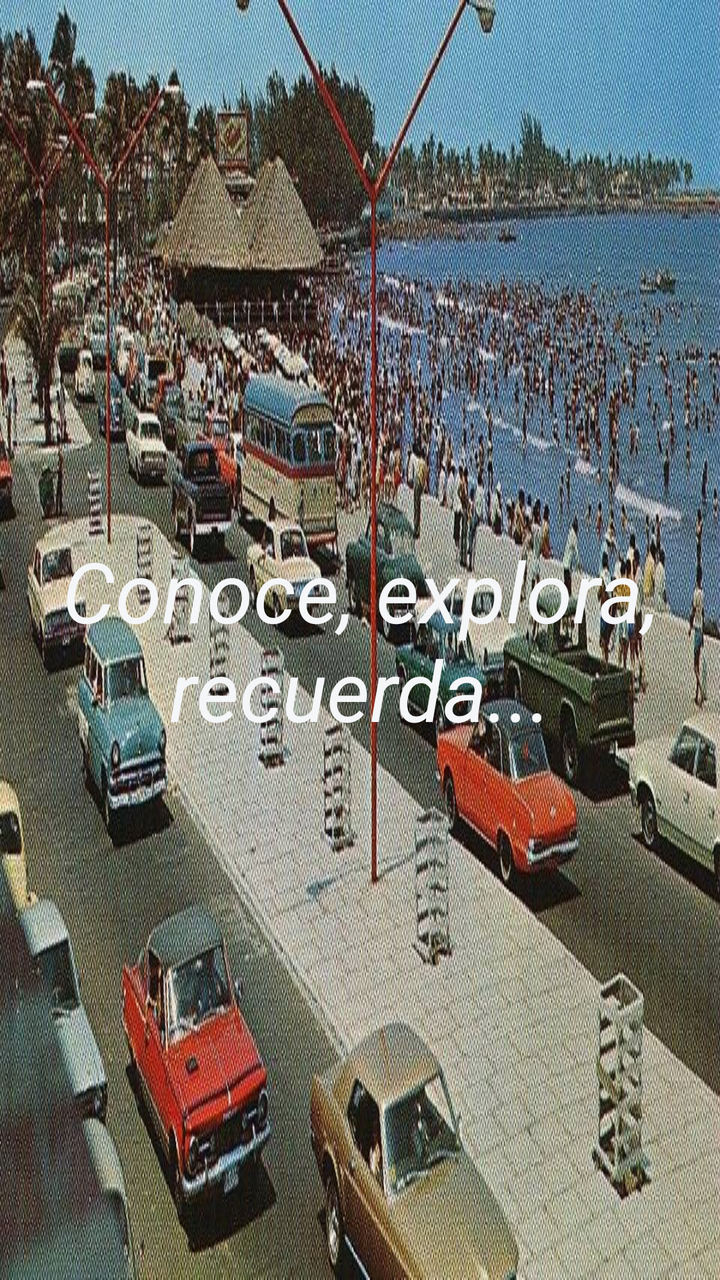
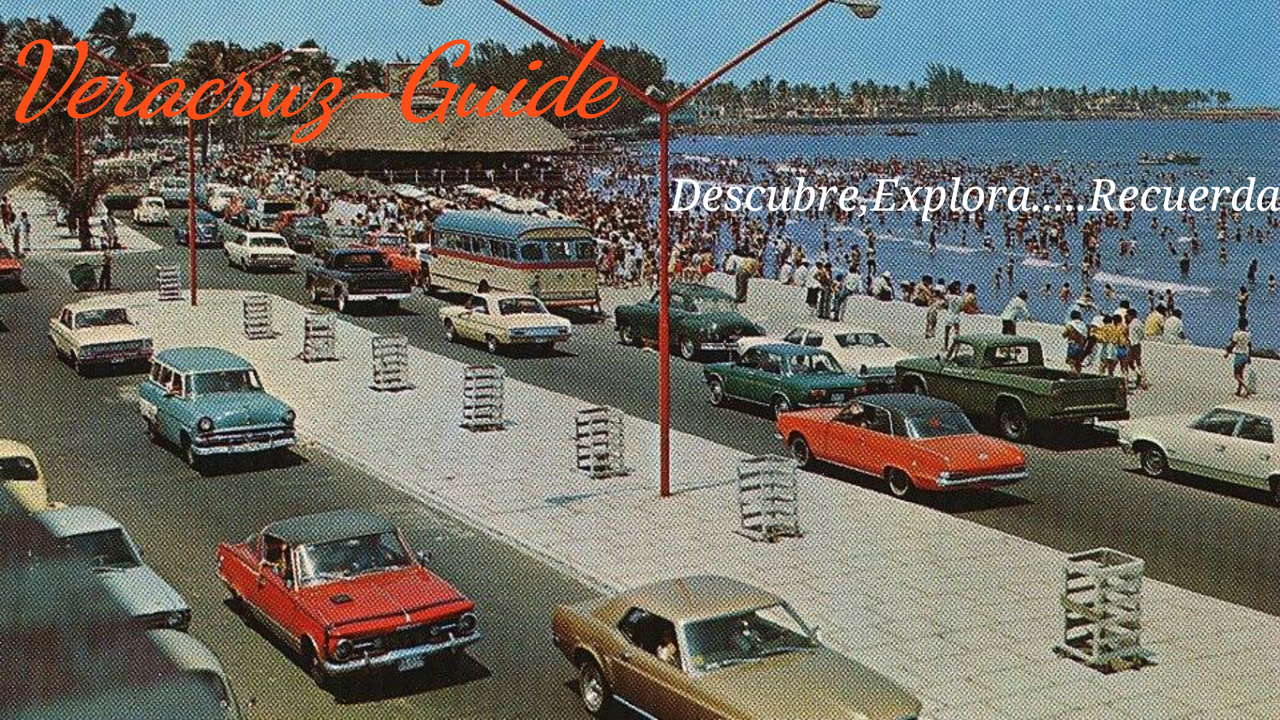

Compare how this app lays out the same screen by default and in its alternative resource folder. The renders come first, then the two layout files and the values they reference.
<!-- AndroidManifest.xml: application theme AppTheme -->
<!-- res/layout/fragment_inicio.xml -->
<FrameLayout xmlns:android="http://schemas.android.com/apk/res/android"
    xmlns:tools="http://schemas.android.com/tools"
    android:layout_width="match_parent"
    android:layout_height="match_parent"
    android:background="@drawable/portada"
    tools:context="com.example.dell.mymenunavegacion.MuseosFragment">

    <TextView
        android:layout_width="match_parent"
        android:layout_height="wrap_content"
        android:background="@color/common_google_signin_btn_text_light_disabled"
        android:text="Conoce, explora, recuerda..."
        android:gravity="center"
        android:layout_gravity="center"

        android:textColor="@color/colorAccent"
        android:textSize="42sp"
        android:textStyle="italic" />
</FrameLayout>
<!-- resources referenced by this layout -->
<resources>
  <color name="colorAccent">#f5f6f8</color>
  <!-- drawable portada: jpg bitmap (drawable, 192099 bytes) -->
  <style name="AppTheme" parent="Theme.AppCompat.Light.DarkActionBar">
          
          <item name="colorPrimary">@color/colorPrimary</item>
          <item name="colorPrimaryDark">@color/colorPrimaryDark</item>
          <item name="colorAccent">@color/colorAccent</item>
      </style>
  <color name="colorPrimary">#3F51B5</color>
  <color name="colorPrimaryDark">#303F9F</color>
</resources>
<!-- res/layout-land/fragment_inicio.xml (the author's variant of the layout above) -->
<!-- drawn on the phone turned sideways -->
<?xml version="1.0" encoding="utf-8"?>
<LinearLayout xmlns:android="http://schemas.android.com/apk/res/android"
    android:orientation="vertical" android:layout_width="match_parent"
    android:layout_height="match_parent"
    android:background="@drawable/portada_land">


    <TextView
        android:layout_width="match_parent"
        android:layout_height="wrap_content"
        android:text="Veracruz-Guide"
        android:fontFamily="cursive"
        android:layout_gravity="right"
        android:textColor="#FC4E19"
        android:textSize="52sp"
        android:textStyle="italic|bold" />
    <TextView
        android:layout_width="match_parent"
        android:layout_height="wrap_content"
        android:text="Descubre,Explora.....Recuerda"
        android:layout_marginTop="10dp"
        android:textColor="#fff"
        android:textSize="22sp"
        android:gravity="right"
        android:fontFamily="serif"
        android:textStyle="italic" />
</LinearLayout>
<!-- resources referenced by the variant -->
<!-- as the phone turned sideways resolves them -->
<resources>
  <!-- drawable portada_land: jpg bitmap (drawable, 192054 bytes) -->
  <style name="AppTheme" parent="Theme.AppCompat.Light.DarkActionBar">
          
          <item name="colorPrimary">@color/colorPrimary</item>
          <item name="colorPrimaryDark">@color/colorPrimaryDark</item>
          <item name="colorAccent">@color/colorAccent</item>
      </style>
  <color name="colorPrimary">#3F51B5</color>
  <color name="colorPrimaryDark">#303F9F</color>
  <color name="colorAccent">#f5f6f8</color>
</resources>
